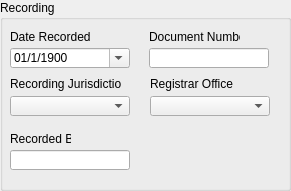
       <widget class="QGroupBox" name="groupBox_recording">
        <property name="geometry">
         <rect>
          <x>490</x>
          <y>210</y>
          <width>291</width>
          <height>191</height>
         </rect>
        </property>
        <property name="title">
         <string>Recording</string>
        </property>
        <widget class="QLabel" name="ldR">
         <property name="geometry">
          <rect>
           <x>10</x>
           <y>29</y>
           <width>91</width>
           <height>16</height>
          </rect>
         </property>
         <property name="font">
          <font>
           <weight>50</weight>
           <bold>false</bold>
          </font>
         </property>
         <property name="text">
          <string>Date Recorded</string>
         </property>
        </widget>
        <widget class="QLineEdit" name="planbook_page">
         <property name="geometry">
          <rect>
           <x>149</x>
           <y>48</y>
           <width>120</width>
           <height>20</height>
          </rect>
         </property>
         <property name="sizePolicy">
          <sizepolicy hsizetype="Fixed" vsizetype="Fixed">
           <horstretch>0</horstretch>
           <verstretch>0</verstretch>
          </sizepolicy>
         </property>
        </widget>
        <widget class="QLabel" name="l_dN">
         <property name="geometry">
          <rect>
           <x>149</x>
           <y>29</y>
           <width>91</width>
           <height>16</height>
          </rect>
         </property>
         <property name="text">
          <string>Document Number</string>
         </property>
        </widget>
        <widget class="QDateTimeEdit" name="date_recorded">
         <property name="geometry">
          <rect>
           <x>10</x>
           <y>48</y>
           <width>120</width>
           <height>20</height>
          </rect>
         </property>
         <property name="minimumSize">
          <size>
           <width>42</width>
           <height>20</height>
          </size>
         </property>
         <property name="date">
          <date>
           <year>1900</year>
           <month>1</month>
           <day>1</day>
          </date>
         </property>
         <property name="minimumDate">
          <date>
           <year>1900</year>
           <month>1</month>
           <day>1</day>
          </date>
         </property>
         <property name="displayFormat">
          <string>MM/d/yyyy</string>
         </property>
         <property name="calendarPopup">
          <bool>true</bool>
         </property>
        </widget>
        <widget class="QLabel" name="lrB">
         <property name="geometry">
          <rect>
           <x>10</x>
           <y>131</y>
           <width>61</width>
           <height>16</height>
          </rect>
         </property>
         <property name="text">
          <string>Recorded By</string>
         </property>
        </widget>
        <widget class="QLineEdit" name="recorded_by">
         <property name="geometry">
          <rect>
           <x>10</x>
           <y>150</y>
           <width>120</width>
           <height>20</height>
          </rect>
         </property>
         <property name="sizePolicy">
          <sizepolicy hsizetype="Fixed" vsizetype="Fixed">
           <horstretch>0</horstretch>
           <verstretch>0</verstretch>
          </sizepolicy>
         </property>
        </widget>
        <widget class="QLabel" name="l_rO">
         <property name="geometry">
          <rect>
           <x>150</x>
           <y>76</y>
           <width>101</width>
           <height>16</height>
          </rect>
         </property>
         <property name="sizePolicy">
          <sizepolicy hsizetype="Fixed" vsizetype="Preferred">
           <horstretch>0</horstretch>
           <verstretch>0</verstretch>
          </sizepolicy>
         </property>
         <property name="text">
          <string>Registrar Office</string>
         </property>
        </widget>
        <widget class="QComboBox" name="record_jurisdiction">
         <property name="geometry">
          <rect>
           <x>10</x>
           <y>96</y>
           <width>120</width>
           <height>20</height>
          </rect>
         </property>
         <property name="sizePolicy">
          <sizepolicy hsizetype="Fixed" vsizetype="Fixed">
           <horstretch>0</horstretch>
           <verstretch>0</verstretch>
          </sizepolicy>
         </property>
         <property name="editable">
          <bool>false</bool>
         </property>
         <item>
          <property name="text">
           <string/>
          </property>
         </item>
        </widget>
        <widget class="QComboBox" name="record_office">
         <property name="geometry">
          <rect>
           <x>150</x>
           <y>96</y>
           <width>120</width>
           <height>20</height>
          </rect>
         </property>
         <property name="sizePolicy">
          <sizepolicy hsizetype="Fixed" vsizetype="Fixed">
           <horstretch>0</horstretch>
           <verstretch>0</verstretch>
          </sizepolicy>
         </property>
         <property name="frame">
          <bool>true</bool>
         </property>
         <item>
          <property name="text">
           <string/>
          </property>
         </item>
        </widget>
        <widget class="QLabel" name="l_rJ">
         <property name="geometry">
          <rect>
           <x>10</x>
           <y>76</y>
           <width>111</width>
           <height>16</height>
          </rect>
         </property>
         <property name="sizePolicy">
          <sizepolicy hsizetype="Fixed" vsizetype="Preferred">
           <horstretch>0</horstretch>
           <verstretch>0</verstretch>
          </sizepolicy>
         </property>
         <property name="text">
          <string>Recording Jurisdiction</string>
         </property>
        </widget>
        <zorder>lrB</zorder>
        <zorder>planbook_page</zorder>
        <zorder>recorded_by</zorder>
        <zorder>l_dN</zorder>
        <zorder>date_recorded</zorder>
        <zorder>ldR</zorder>
        <zorder>l_rO</zorder>
        <zorder>record_jurisdiction</zorder>
        <zorder>record_office</zorder>
        <zorder>l_rJ</zorder>
       </widget>
